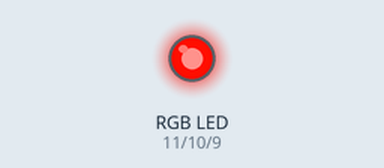
This sketch was run on a simulated Arduino Uno, built with avr-gcc and run on an emulated ATmega328P. Parts: an RGB LED mixed from three pins (HIGH = lit).

Above: at 0.15 s.
At 6.16 s:
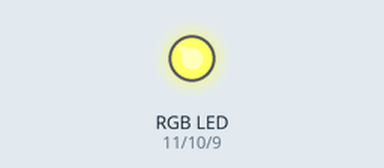
At 12.18 s:
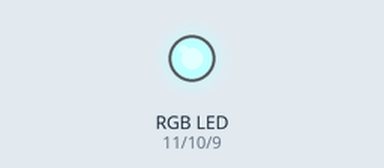
At 19.8 s:
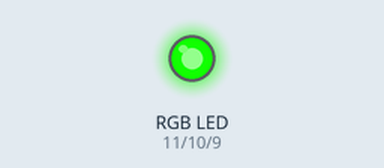
At 27.7 s:
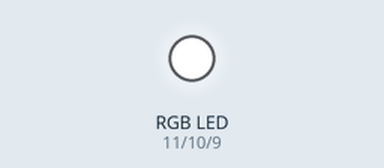
At 39.75 s:
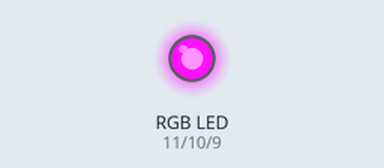
Timing chart, 0 to 40.0 s (numbered marks = the images above):
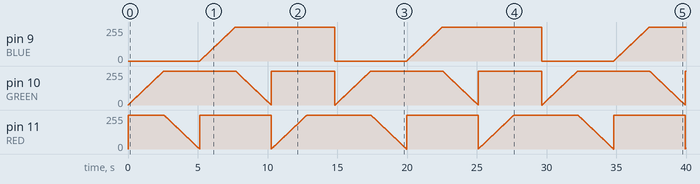

Measured:
- by itself, pin 9 (BLUE): ramps from 0/255 to 255/255 and jumps back, once every 14.8 s

The sketch:

Lesson_05_Listing_5_1.ino
```cpp
const int RED=11; // вывод красной ноги RGB-светодиода
const int GREEN=10; // вывод зеленой ноги RGB-светодиода
const int BLUE=9; // вывод синей ноги RGB-светодиода
int red; // переменная для хранения R-составляющей цвета
int green; // переменная для хранения G-составляющей цвета
int blue; // переменная для хранения B-составляющей цвета
void setup()
{;}
void loop()
{
// от красного к желтому
red=255;green=0;blue=0;
for(green=0;green<=255;green++)
setRGB(red,green,blue);
// от желтому к зеленому
for(red=255;red>=0;red--)
setRGB(red,green,blue);
// от зеленого к голубому
for(blue=0;blue<=255;blue++)
setRGB(red,green,blue);
// от голубого к синему
for(green=255;green>=0;green--)
setRGB(red,green,blue);
// от синего к фиолетовому
for(red=0;red<=255;red++)
setRGB(red,green,blue);
delay(2000);
}
// функция установки цвета RGB-светодиода
void setRGB(int r,int g,int b)
{
analogWrite(RED,r);
analogWrite(GREEN,g);
analogWrite(BLUE,b);
delay(10);
}
```
